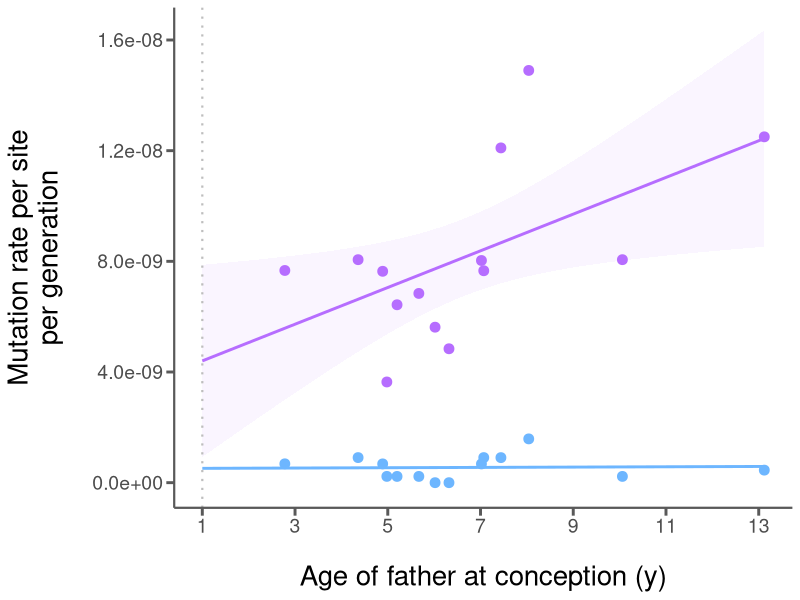
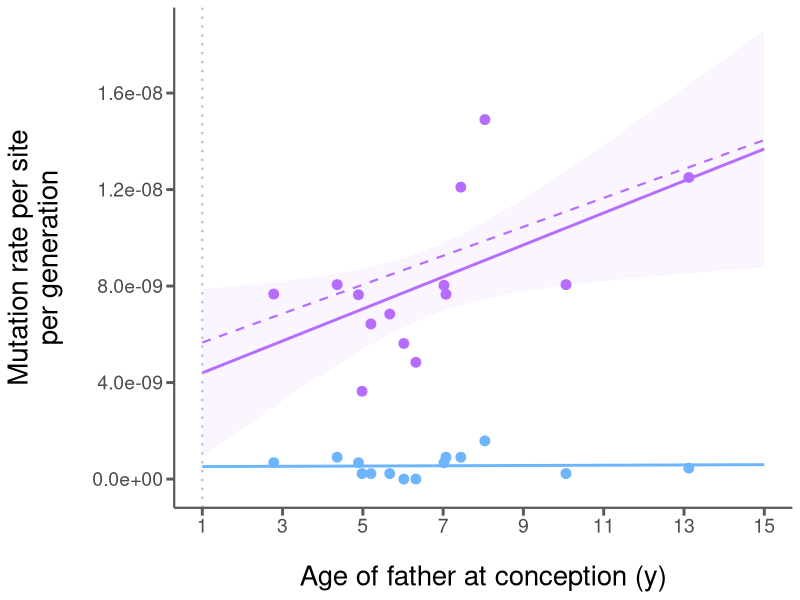
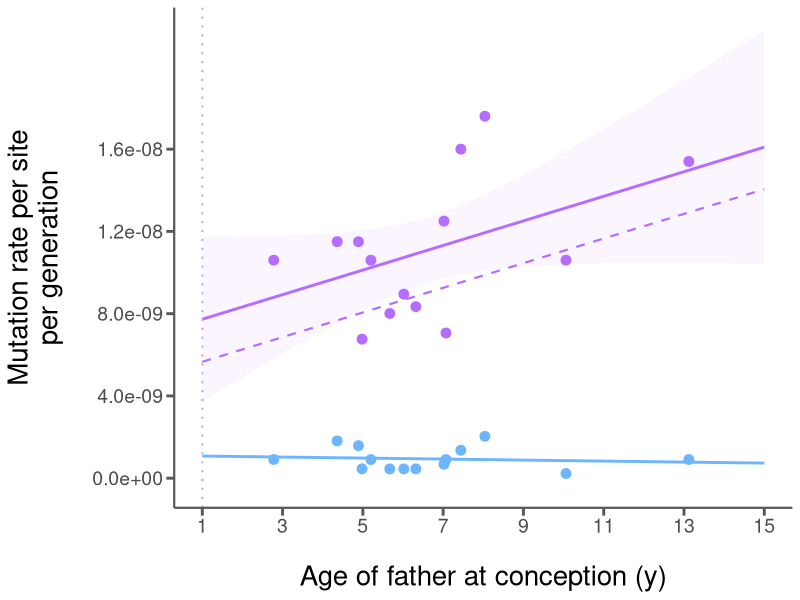
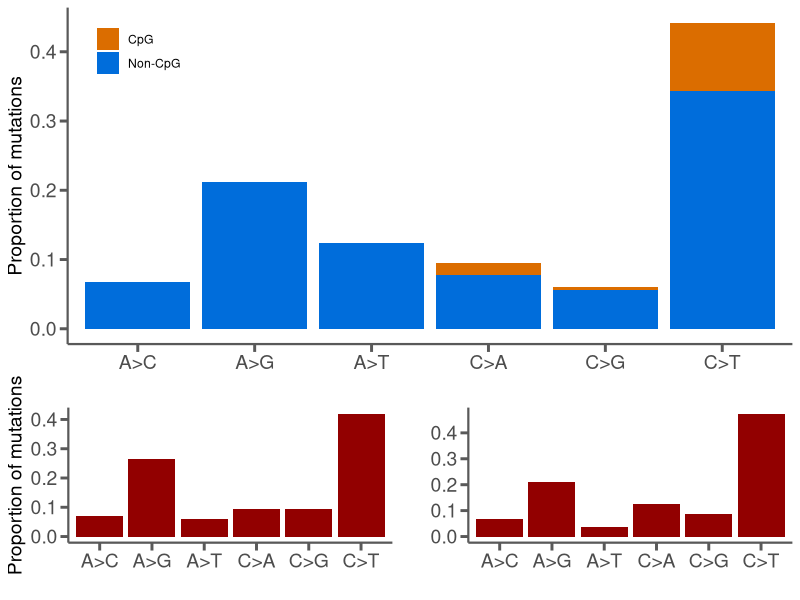
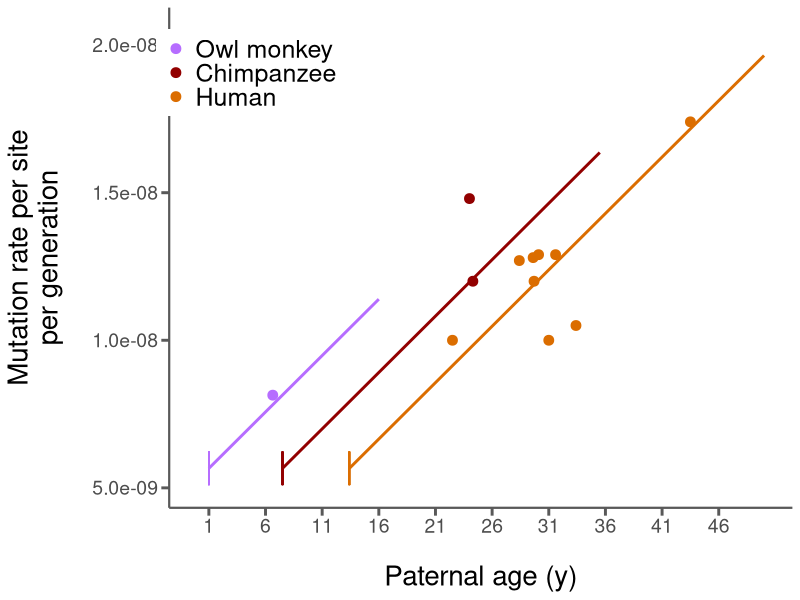
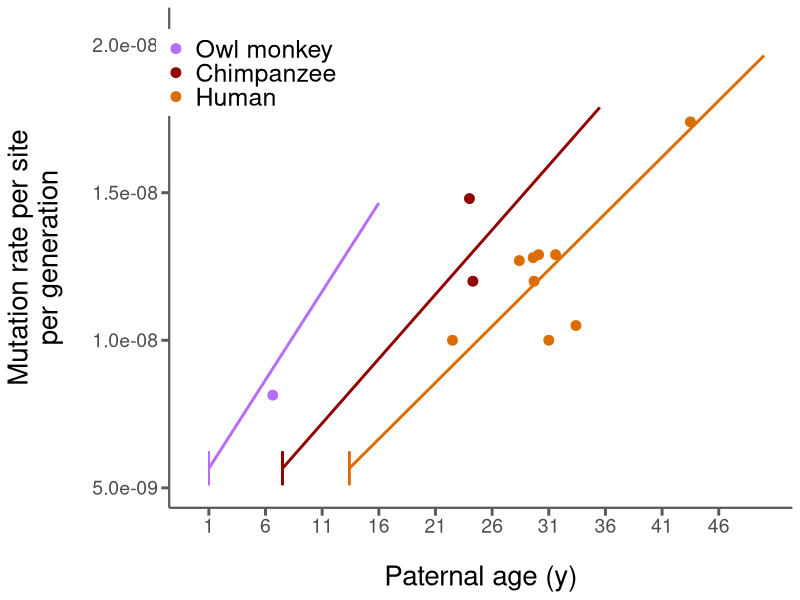

Recreate these plots in R, in order.
## ---- chunk 1
knitr::opts_chunk$set(echo = TRUE)
library(ggplot2)
library(knitr)
library(reshape2)
library(gridExtra)
library(cowplot)
## ---- chunk 2
in_data = read.csv("owl-monkey-sites.csv", header=TRUE)
cur_filter = subset(in_data, Min.DP==20 & Max.DP==60 & Min.AB==0.4 & Max.AB==0.6)
# Read data and define current filter

callable_sites = cur_filter$Sites - cur_filter$Uncallable.SNP.sites
mu_calc = cur_filter$MVs / ((1 - cur_filter$Min.FN) * (2 * callable_sites))
cur_filter$CpG.rate = cur_filter$CpG.MVs / (2 * callable_sites)
mu_table = data.frame(cur_filter$Trio, cur_filter$MVs, cur_filter$CpG.MVs, callable_sites, mu_calc)
names(mu_table) = c("Trio", "Mutations", "Mutations at CpG sites", "Callable sites", "Mutation rate")
# Re-calculate the mutation rate for posterity and subset the data for the table.

kable(mu_table, caption="Table 1: Mutation rates for 14 owl monkey trios", digits=11)
## ---- chunk 3
om_obs_reg = lm(mu_calc ~ cur_filter$Paternal.GT)
fig1 = ggplot(cur_filter, aes(x=Paternal.GT, y=Mutation.rate.corrected.for.FN)) + 
  geom_smooth(method='glm', color='#b66dff', fill="#f2e6ff", fullrange=T) +
  geom_point(color='#b66dff', size=3) +
  geom_smooth(aes(x=Paternal.GT, y=CpG.rate), method='glm', color="#6db6ff", fill=NA, fullrange=T) +
  geom_point(aes(x=Paternal.GT, y=CpG.rate), color="#6db6ff", size=3) +
  scale_x_continuous(breaks = seq(1, 15, by=2)) + 
  scale_y_continuous(breaks = seq(0, 1.8e-8, by=0.4e-8)) + 
  scale_color_manual(breaks=c("All mutations (observed)", "CpG mutations (observed)"), values=c("All mutations        (observed)"='#b66dff', "CpG mutations (observed)"="#6db6ff")) + 
  geom_vline(xintercept=1, linetype=3, color="grey", size=0.75) + 
  labs(x="Age of father at conception (y)",y="Mutation rate per site\nper generation") +
  theme_classic() +
  theme(axis.text=element_text(size=14), 
        axis.title=element_text(size=20), 
        axis.title.y=element_text(margin=margin(t=0,r=20,b=0,l=0),color="black"), 
        axis.title.x=element_text(margin=margin(t=20,r=0,b=0,l=0),color="black"),
        axis.line=element_line(colour='#595959',size=0.75),
        axis.ticks=element_line(colour="#595959",size = 1),
        axis.ticks.length=unit(0.2,"cm")
        #legend.position=c(0.1,0.87),
        #legend.text=element_text(size=18)
        )
print(fig1)
## ---- chunk 4
human_dm0 = 34; human_df = 31; human_num_f = 14.2; human_haploid = 2630000000; human_diploid = human_haploid * 2;
# Observed human mutational parameters
human_mu_c = (human_num_f / human_df)
print(paste("mu_c estimated from Kong params: ", human_mu_c))
human_mu_c = human_mu_c / human_haploid
print(paste("mu_c per site estimated from Kong params: ", human_mu_c))
## ---- chunk 5
human_sc = 16
human_dy1 = ((2.01 / human_haploid) / human_mu_c)
human_sp = human_dy1 / (365/16)
print(paste("Human expected # of spermatogenic cell divisions/year: ", human_dy1))
print(paste("Human proportion of cells actively dividing given a cycle length of 16 days: ", human_sp))
## ---- chunk 6
om_sc = 10.2
om_dy1 = (365/om_sc) * human_sp
print(paste("Owl monkey expected # of spermatogenic cell divisions/year: ", om_dy1))
## ---- chunk 7
om_puberty = 1
age_range = seq(om_puberty, 15, by=0.1)
rep_long = age_range - om_puberty
# The owl monkey age of puberty set at 1 year and a range of paternal ages

mu_gf = human_mu_c * human_df
# Equation 5

mu_gm0 = human_mu_c * human_dm0
# Equation 6

mu_gm1 = human_mu_c * om_dy1 * rep_long
# Equation 7

mu_g = (mu_gf + (mu_gm0 + mu_gm1)) / 2
# Equation 8

om_pred = data.frame(mu_g, age_range)
names(om_pred) = c("Mutation.rate", "Parental.age")

om_pred_reg = lm(mu_g ~ age_range)
fig1_final = fig1 + geom_line(data=om_pred, aes(x=Parental.age, y=Mutation.rate), linetype=2, size=0.75, color="#b66dff")
print(fig1_final)
## ---- chunk 8
cur_mu = mu_calc
cur_gt = cur_filter$Paternal.GT
#plot(cur_gt,cur_mu,ylim=c(min(cur_mu),max(cur_mu)))

#abline(om_obs_reg)
#segments(x0=cur_gt,y0=cur_mu,x1=cur_gt,y1=cur_mu-resid(om_obs_reg))

pred_actual = coef(om_pred_reg)[1] + cur_gt * coef(om_pred_reg)[2]
pred_resids = cur_mu - pred_actual
#abline(om_pred_reg, lty=2)
#segments(x0=cur_gt,y0=cur_mu,x1=cur_gt,y1=cur_mu-pred_resids, lty=2)

# This is the F-test for differences between the two lines in Fig.1
print(var.test(resid(om_obs_reg), pred_resids, alternative="two.sided"))
## ---- chunk 9
cur_filter = subset(in_data, Min.DP==20 & Max.DP==60 & Min.AB==0.3 & Max.AB==0.7)
# Read data and define current filter

callable_sites = cur_filter$Sites - cur_filter$Uncallable.SNP.sites
mu_calc = cur_filter$MVs / ((1 - cur_filter$Min.FN) * (2 * callable_sites))
cur_filter$CpG.rate = cur_filter$CpG.MVs / (2 * callable_sites)

figS2 = ggplot(cur_filter, aes(x=Paternal.GT, y=Mutation.rate.corrected.for.FN)) + 
  geom_smooth(method='glm', color='#b66dff', fill="#f2e6ff", fullrange=T) +
  geom_point(color='#b66dff', size=3) +
  geom_smooth(aes(x=Paternal.GT, y=CpG.rate), method='glm', color="#6db6ff", fill=NA, fullrange=T) +
  geom_point(aes(x=Paternal.GT, y=CpG.rate), color="#6db6ff", size=3) +
  geom_line(data=om_pred, aes(x=Parental.age, y=Mutation.rate), linetype=2, size=0.75, color="#b66dff") +
  scale_x_continuous(breaks = seq(1, 15, by=2)) + 
  scale_y_continuous(breaks = seq(0, 1.8e-8, by=0.4e-8)) + 
  scale_color_manual(breaks=c("All mutations (observed)", "CpG mutations (observed)"), values=c("All mutations        (observed)"='#b66dff', "CpG mutations (observed)"="#6db6ff")) + 
  geom_vline(xintercept=1, linetype=3, color="grey", size=0.75) + 
  labs(x="Age of father at conception (y)",y="Mutation rate per site\nper generation") +
  theme_classic() +
  theme(axis.text=element_text(size=14), 
        axis.title=element_text(size=20), 
        axis.title.y=element_text(margin=margin(t=0,r=20,b=0,l=0),color="black"), 
        axis.title.x=element_text(margin=margin(t=20,r=0,b=0,l=0),color="black"),
        axis.line=element_line(colour='#595959',size=0.75),
        axis.ticks=element_line(colour="#595959",size = 1),
        axis.ticks.length=unit(0.2,"cm")
        #legend.position=c(0.1,0.87),
        #legend.text=element_text(size=18)
        )
print(figS2)

om_obs_reg = lm(mu_calc ~ cur_filter$Paternal.GT)

cur_mu = mu_calc
cur_gt = cur_filter$Paternal.GT
#plot(cur_gt,cur_mu,ylim=c(min(cur_mu),max(cur_mu)))

#abline(om_obs_reg)
#segments(x0=cur_gt,y0=cur_mu,x1=cur_gt,y1=cur_mu-resid(om_obs_reg))

pred_actual = coef(om_pred_reg)[1] + cur_gt * coef(om_pred_reg)[2]
pred_resids = cur_mu - pred_actual
#abline(om_pred_reg, lty=2)
#segments(x0=cur_gt,y0=cur_mu,x1=cur_gt,y1=cur_mu-pred_resids, lty=2)

# This is the F-test for differences between the two lines in Fig.1
print(var.test(resid(om_obs_reg), pred_resids, alternative="two.sided"))
## ---- chunk 10
spectra_data = read.csv("spectra.csv", header=TRUE)
om_spec = data.frame(spectra_data$Mutation, spectra_data$Owl.monkey.CpG.proportion, spectra_data$Owl.monkey.proportion)
names(om_spec) = c("Type", "CpG", "Non-CpG")
om_spec_m = melt(om_spec)

fig2_om = ggplot(om_spec_m, aes(Type, value, fill = variable)) + 
  geom_bar(stat = "identity") +
  scale_fill_manual("legend", values = c("Non-CpG"="#006ddb","CpG"="#db6d00")) +
  labs(x="",y="Proportion of mutations") +
  theme_classic() +
  theme(axis.text=element_text(size=14), 
        axis.title.y=element_text(size=14), 
        axis.line=element_line(colour='#595959',size=0.75),
        axis.ticks=element_line(colour="#595959",size = 1),
        axis.ticks.length=unit(0.2,"cm"),
        legend.title=element_blank(),
        legend.position=c(0.1,0.87)
  )

human_spec = data.frame(spectra_data$Mutation, spectra_data$Human.average.proportion)
names(human_spec) = c("Type", "Human average")
human_spec_m = melt(human_spec)

fig2_human = ggplot(human_spec_m, aes(Type, value, fill = variable)) + 
  geom_bar(stat = "identity") +
  scale_fill_manual("legend", values = c("Human average" = "#920000")) +
  labs(x="",y="Proportion of mutations") +
  theme_classic() +
  theme(axis.text=element_text(size=14), 
        axis.title.y=element_text(size=14), 
        axis.line=element_line(colour='#595959',size=0.75),
        axis.ticks=element_line(colour="#595959",size = 1),
        axis.ticks.length=unit(0.2,"cm"),
        legend.position="none"
  )

ch_spec = data.frame(spectra_data$Mutation, spectra_data$Chimp.proportion)
names(ch_spec) = c("Type", "Proportion")
ch_spec_m = melt(ch_spec)

fig2_chimp = ggplot(ch_spec_m, aes(Type, value, fill = variable)) + 
  geom_bar(stat = "identity") +
  scale_fill_manual("legend", values = c("Proportion" = "#920000")) +
  labs(x="",y="") +
  theme_classic() +
  theme(axis.text=element_text(size=14), 
        axis.title.y=element_text(size=14), 
        axis.line=element_line(colour='#595959',size=0.75),
        axis.ticks=element_line(colour="#595959",size = 1),
        axis.ticks.length=unit(0.2,"cm"),
        legend.position="none"
  )

g1 = arrangeGrob(fig2_human,fig2_chimp,nrow=1)
fig2 = plot_grid(fig2_om,g1, nrow=2, rel_heights=c(2, 1))
print(fig2)
## ---- chunk 11
print("--Chi-squared test using all mutation categories--")
all_chi = chisq.test(spectra_data$Owl.monkey+spectra_data$Owl.monkey.CpG, p=spectra_data$Human.average.proportion)
print(all_chi)
print("--Chi-squared test without the A>T category--")
human_noAT = spectra_data$Human.average.proportion[spectra_data$Mutation!="A>T"]
human_noAT = human_noAT / sum(human_noAT)
om_noAT = spectra_data$Owl.monkey[spectra_data$Mutation!="A>T"] + spectra_data$Owl.monkey.CpG[spectra_data$Mutation!="A>T"]
noAT_chi = chisq.test(om_noAT, p=human_noAT)
print(noAT_chi)
## ---- chunk 12
human_puberty = 13.4
human_range = seq(human_puberty, 50.4, by=0.1)
human_rl = human_range - human_puberty

mu_gf = human_mu_c * human_df
# Equation 5

mu_gm0 = human_mu_c * human_dm0
# Equation 6

mu_gm1 = human_mu_c * human_dy1 * human_rl
# Equation 7

human_mu_g = (mu_gf + (mu_gm0 + mu_gm1)) / 2
# Equation 8

human_pred = data.frame(human_mu_g, human_range)
names(human_pred) = c("Mutation.rate", "Parental.age")
# The human predictions
#####
om_puberty = 1
om_range = seq(om_puberty, 16, by=0.1)
om_rl = om_range - om_puberty

mu_gf = human_mu_c * human_df
# Equation 5

mu_gm0 = human_mu_c * human_dm0
# Equation 6

mu_gm1 = human_mu_c * human_dy1 * om_rl
# Equation 7

om_mu_g = (mu_gf + (mu_gm0 + mu_gm1)) / 2
# Equation 8

om_pred = data.frame(om_mu_g, om_range)
names(om_pred) = c("Mutation.rate", "Parental.age")
# The owl monkey predictions
#####
chimp_puberty = 7.5
chimp_range = seq(chimp_puberty, 35.5, by=0.1)
chimp_rl = chimp_range - chimp_puberty

mu_gf = human_mu_c * human_df
# Equation 5

mu_gm0 = human_mu_c * human_dm0
# Equation 6

mu_gm1 = human_mu_c * human_dy1 * chimp_rl
# Equation 7

chimp_mu_g = (mu_gf + (mu_gm0 + mu_gm1)) / 2
# Equation 8

chimp_pred = data.frame(chimp_mu_g, chimp_range)
names(chimp_pred) = c("Mutation.rate", "Parental.age")
# The chimpanzee predictions
#####

study_data = read.csv("mutation-studies.csv", header=TRUE)
# Load the study data

fig3 = ggplot(study_data, aes(x=Paternal.age, y=Mutation.rate, color=Species)) +
    geom_line(data=human_pred, aes(x=Parental.age, y=Mutation.rate), color='#db6d00', size=1) +
    geom_segment(aes(x=human_puberty,y=human_mu_g[1]-human_mu_g[1]/10,xend=human_puberty,yend=human_mu_g[1]+human_mu_g[1]/10), linetype=1, color="#db6d00", size=0.5) +
    geom_line(data=om_pred, aes(x=Parental.age, y=Mutation.rate), color='#b66dff', size=1) +
    geom_segment(aes(x=om_puberty,y=om_mu_g[1]-om_mu_g[1]/10,xend=om_puberty,yend=om_mu_g[1]+om_mu_g[1]/10), linetype=1, color="#b66dff", size=0.5) +
    geom_line(data=chimp_pred, aes(x=Parental.age, y=Mutation.rate), color='#920000', size=1) +
    geom_segment(aes(x=chimp_puberty,y=chimp_mu_g[1]-chimp_mu_g[1]/10,xend=chimp_puberty,yend=chimp_mu_g[1]+chimp_mu_g[1]/10), linetype=1, color="#920000", size=0.5) +
    geom_point(size=3) +
    scale_x_continuous(limits=c(0,50), breaks = seq(1, 50, by=5)) + 
    labs(x="Paternal age (y)",y="Mutation rate per site\nper generation") +
    theme_classic() +
    guides(colour = guide_legend(override.aes = list(size=3))) +
    theme(axis.text=element_text(size=14), 
          axis.title=element_text(size=20), 
          axis.title.y=element_text(margin=margin(t=0,r=20,b=0,l=0),color="black"), 
          axis.title.x=element_text(margin=margin(t=20,r=0,b=0,l=0),color="black"),
          axis.line=element_line(colour='#595959',size=0.75),
          axis.ticks=element_line(colour="#595959",size = 1),
          axis.ticks.length=unit(0.2,"cm"),
          legend.title=element_blank(),
          legend.position=c(0.13,0.87),
          legend.text=element_text(size=18)
    ) +
    scale_color_manual(breaks=c("Owl monkey", "Chimpanzee", "Human"), values=c("Human"='#db6d00',"Owl monkey"='#b66dff',"Chimpanzee"='#920000'))

print(fig3)
## ---- chunk 13
# This is the F-test for differences between the predicted and observed human lines in Fig.3
human_data = data.frame(study_data$Paternal.age[study_data$Species=="Human"], study_data$Mutation.rate[study_data$Species=="Human"])
names(human_data) = c("Age","Mu")
human_data = na.omit(human_data)

human_study_reg = lm(human_data$Mu ~ human_data$Age)
human_pred_reg = lm(human_pred$Mutation.rate ~ human_pred$Parental.age)

pred_actual = coef(human_pred_reg)[1] + human_data$Age * coef(human_pred_reg)[2]
pred_resids = human_data$Mu - pred_actual
#plot(human_pred$Parental.age,human_pred$Mutation.rate, type='l',ylim=c(0.8e-8,1.8e-8), xlim=c(13.4,50))
#points(human_data$Age, human_data$Mu)
#segments(x0=human_data$Age,y0=human_data$Mu,x1=human_data$Age,y1=human_data$Mu-pred_resids)
#abline(human_study_reg, lty=2)
#segments(x0=human_data$Age,y0=human_data$Mu,x1=human_data$Age,y1=human_data$Mu-resid(human_study_reg),lty=2)
print(var.test(resid(human_study_reg), pred_resids, alternative="two.sided"))
## ---- chunk 14
chimp_sc = 14
chimp_dy1 = (365/chimp_sc) * human_sp
print(paste("Chimpanzee expected # of spermatogenic cell divisions/year: ", chimp_dy1))
## ---- chunk 15
#####
om_puberty = 1
om_range = seq(om_puberty, 16, by=0.1)
om_rl = om_range - om_puberty

mu_gf = human_mu_c * human_df
# Equation 5

mu_gm0 = human_mu_c * human_dm0
# Equation 6

mu_gm1 = human_mu_c * om_dy1 * om_rl
# Equation 7

om_mu_g = (mu_gf + (mu_gm0 + mu_gm1)) / 2
# Equation 8

om_pred = data.frame(om_mu_g, om_range)
names(om_pred) = c("Mutation.rate", "Parental.age")
# The owl monkey predictions
#####
chimp_puberty = 7.5
chimp_range = seq(chimp_puberty, 35.5, by=0.1)
chimp_rl = chimp_range - chimp_puberty

mu_gf = human_mu_c * human_df
# Equation 5

mu_gm0 = human_mu_c * human_dm0
# Equation 6

mu_gm1 = human_mu_c * chimp_dy1 * chimp_rl
# Equation 7

chimp_mu_g = (mu_gf + (mu_gm0 + mu_gm1)) / 2
# Equation 8

chimp_pred = data.frame(chimp_mu_g, chimp_range)
names(chimp_pred) = c("Mutation.rate", "Parental.age")
# The chimpanzee predictions
#####

study_data = read.csv("mutation-studies.csv", header=TRUE)
# Load the study data

figS3 = ggplot(study_data, aes(x=Paternal.age, y=Mutation.rate, color=Species)) +
    geom_line(data=human_pred, aes(x=Parental.age, y=Mutation.rate), color='#db6d00', size=1) +
    geom_segment(aes(x=human_puberty,y=human_mu_g[1]-human_mu_g[1]/10,xend=human_puberty,yend=human_mu_g[1]+human_mu_g[1]/10), linetype=1, color="#db6d00", size=0.5) +
    geom_line(data=om_pred, aes(x=Parental.age, y=Mutation.rate), color='#b66dff', size=1) +
    geom_segment(aes(x=om_puberty,y=om_mu_g[1]-om_mu_g[1]/10,xend=om_puberty,yend=om_mu_g[1]+om_mu_g[1]/10), linetype=1, color="#b66dff", size=0.5) +
    geom_line(data=chimp_pred, aes(x=Parental.age, y=Mutation.rate), color='#920000', size=1) +
    geom_segment(aes(x=chimp_puberty,y=chimp_mu_g[1]-chimp_mu_g[1]/10,xend=chimp_puberty,yend=chimp_mu_g[1]+chimp_mu_g[1]/10), linetype=1, color="#920000", size=0.5) +
    geom_point(size=3) +
    scale_x_continuous(limits=c(0,50), breaks = seq(1, 50, by=5)) + 
    labs(x="Paternal age (y)",y="Mutation rate per site\nper generation") +
    theme_classic() +
    guides(colour = guide_legend(override.aes = list(size=3))) +
    theme(axis.text=element_text(size=14), 
          axis.title=element_text(size=20), 
          axis.title.y=element_text(margin=margin(t=0,r=20,b=0,l=0),color="black"), 
          axis.title.x=element_text(margin=margin(t=20,r=0,b=0,l=0),color="black"),
          axis.line=element_line(colour='#595959',size=0.75),
          axis.ticks=element_line(colour="#595959",size = 1),
          axis.ticks.length=unit(0.2,"cm"),
          legend.title=element_blank(),
          legend.position=c(0.13,0.87),
          legend.text=element_text(size=18)
    ) +
    scale_color_manual(breaks=c("Owl monkey", "Chimpanzee", "Human"), values=c("Human"='#db6d00',"Owl monkey"='#b66dff',"Chimpanzee"='#920000'))

print(figS3)

# This is the F-test for differences between the predicted and observed human lines in Fig.3
human_data = data.frame(study_data$Paternal.age[study_data$Species=="Human"], study_data$Mutation.rate[study_data$Species=="Human"])
names(human_data) = c("Age","Mu")
human_data = na.omit(human_data)

human_study_reg = lm(human_data$Mu ~ human_data$Age)
human_pred_reg = lm(human_pred$Mutation.rate ~ human_pred$Parental.age)

pred_actual = coef(human_pred_reg)[1] + human_data$Age * coef(human_pred_reg)[2]
pred_resids = human_data$Mu - pred_actual
#plot(human_pred$Parental.age,human_pred$Mutation.rate, type='l',ylim=c(0.8e-8,1.8e-8), xlim=c(13.4,50))
#points(human_data$Age, human_data$Mu)
#segments(x0=human_data$Age,y0=human_data$Mu,x1=human_data$Age,y1=human_data$Mu-pred_resids)
#abline(human_study_reg, lty=2)
#segments(x0=human_data$Age,y0=human_data$Mu,x1=human_data$Age,y1=human_data$Mu-resid(human_study_reg),lty=2)
print(var.test(resid(human_study_reg), pred_resids, alternative="two.sided"))
